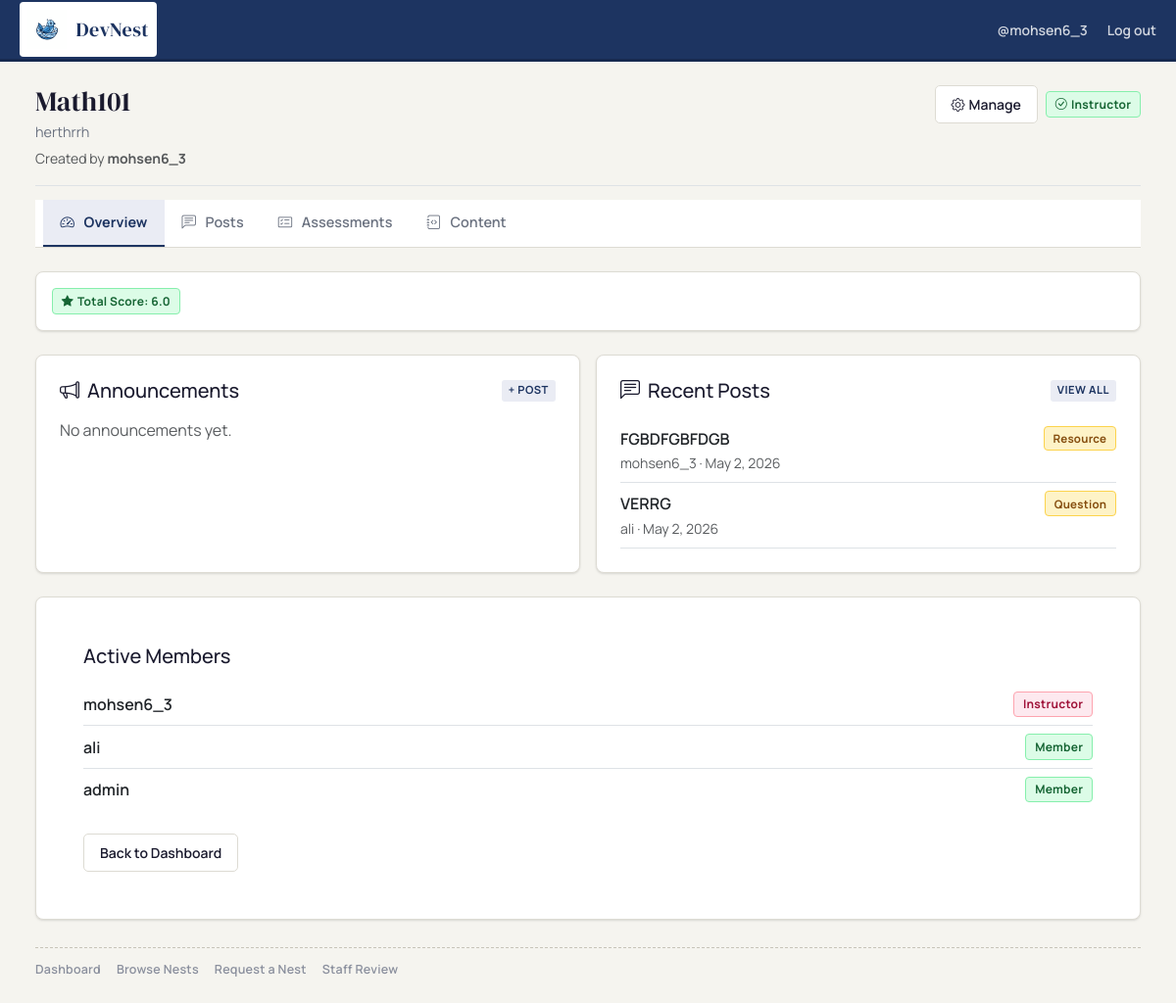
/nests/2/ (signed in), run on the app's committed database.
### nests/models.py (models this page shows, shortened)
class Nest(models.Model):
    class Status(models.TextChoices):
        PENDING  = 'pending',  'Pending'
        APPROVED = 'approved', 'Approved'
        REJECTED = 'rejected', 'Rejected'
    name        = models.CharField(max_length=255)
    description = models.TextField()
    creator     = models.ForeignKey(settings.AUTH_USER_MODEL, on_delete=models.CASCADE)
    members     = models.ManyToManyField(
        settings.AUTH_USER_MODEL,
        through='NestMembership',
        related_name='nests',
    )
    status      = models.CharField(
        max_length=20,
        choices=Status.choices,
        default=Status.PENDING,
    )
    created_at  = models.DateTimeField(auto_now_add=True)
    def membership_for(self, user):
        if not getattr(user, 'is_authenticated', False):
            return None
        return self.memberships.filter(user=user, status=NestMembership.Status.ACTIVE).first()
    def is_nest_staff(self, user):
        m = self.membership_for(user)
        return m is not None and m.role in (NestMembership.Role.INSTRUCTOR, NestMembership.Role.ASSISTANT)

class NestMembership(models.Model):
    class Role(models.TextChoices):
        INSTRUCTOR = 'instructor', 'Instructor'
        ASSISTANT  = 'assistant',  'Assistant'
        MEMBER     = 'member',     'Member'
    class Status(models.TextChoices):
        PENDING  = 'pending',  'Pending'
        ACTIVE   = 'active',   'Active'
        REJECTED = 'rejected', 'Rejected'
    nest      = models.ForeignKey(Nest, on_delete=models.CASCADE, related_name='memberships')
    user      = models.ForeignKey(settings.AUTH_USER_MODEL, on_delete=models.CASCADE, related_name='nest_memberships')
    role      = models.CharField(max_length=20, choices=Role.choices, default=Role.MEMBER)
    status    = models.CharField(max_length=20, choices=Status.choices, default=Status.PENDING)
    joined_at = models.DateTimeField(auto_now_add=True)
    class Meta:
        constraints = [
            models.UniqueConstraint(fields=['nest', 'user'], name='unique_nest_membership')
        ]
        ordering = ['nest', 'joined_at']

### posts/models.py (models this page shows, shortened)
class Post(models.Model):
    user = models.ForeignKey(User, on_delete=models.CASCADE)
    nest = models.ForeignKey(Nest, on_delete=models.CASCADE, related_name='posts', null=True, blank=True)
    title = models.CharField(max_length=200)
    content = models.TextField()
    post_type = models.ForeignKey(PostType, on_delete=models.CASCADE, default=None, null=True, blank=True)
    created_at = models.DateTimeField(auto_now_add=True)
    class Meta:
        ordering = ['-created_at']

class PostType(models.Model):
    name = models.CharField(max_length=128, unique=True)

### nests/views.py (the view)
# urls.py: path('<int:nest_id>/',        views.nest_detail_view,       name='nest_detail'),
def nest_detail_view(request: HttpRequest, nest_id: int):
    if not request.user.is_authenticated:
        return _require_auth(request, 'You must be signed in to view nest details.')
    """Dashboard for an approved nest: shows announcements and recent posts."""
    nest = get_object_or_404(Nest, pk=nest_id, status=Nest.Status.APPROVED)
    membership = nest.membership_for(request.user)
    pending_membership = nest.memberships.filter(
        user=request.user, status=NestMembership.Status.PENDING
    ).first()
    total_score = (
        Submission.objects
        .filter(student=request.user, assessment__nest=nest)
        .aggregate(total=Sum('score'))['total'] or 0
    )
    ann_type = PostType.objects.filter(name='Announcement').first()
    announcements = (
        Post.objects.filter(nest=nest, post_type=ann_type).order_by('-created_at')[:5]
        if ann_type else []
    )
    recent_posts = (
        Post.objects.filter(nest=nest)
        .exclude(post_type=ann_type)
        .order_by('-created_at')[:5]
        if ann_type else Post.objects.filter(nest=nest).order_by('-created_at')[:5]
    )
    return render(request, 'nests/nest_detail.html', {
        'nest': nest,
        'membership': membership,
        'pending_membership': pending_membership,
        'can_manage': nest.is_nest_staff(request.user) or nest.is_site_staff(request.user),
        'announcements': announcements,
        'recent_posts': recent_posts,
        'total_score': total_score,
    })

### nests/templates/nests/nest_detail.html (shortened to what this page needs)
{% extends "nests/nest_detail_base.html" %}
{% block tab_overview %}active{% endblock %}
{% block feature_content %}
<div class="nest-surface p-3 mb-4">
    <span class="nest-chip nest-chip-approved">
        <i class="bi bi-star-fill me-1"></i> Total Score: {{ total_score }}
    </span>
</div>
<div class="row g-3 mb-4">
    <div class="col-12 col-lg-6">
        <div class="nest-surface p-4 h-100 d-flex flex-column">
            <div class="d-flex justify-content-between align-items-center mb-3">
                <h5 class="mb-0"><i class="bi bi-megaphone me-2"></i>Announcements</h5>
                {% if can_manage %}
                    <a href="{% url 'nests:nest_posts' nest_id=nest.pk %}" class="nest-subnav-badge text-decoration-none">+ Post</a>
                {% endif %}
            </div>
            {% if announcements %}
                <ul class="list-group list-group-flush">
                    {% for post in announcements %}
                        <li class="list-group-item px-0 py-2 border-0 border-bottom">
                            <div class="fw-semibold">{{ post.title }}</div>
                            <small class="text-muted">{{ post.user.username }} &middot; {{ post.created_at|date:"M j, Y" }}</small>
                        </li>
                    {% endfor %}
                </ul>
            {% else %}
                <p class="text-muted mb-0">No announcements yet.</p>
            {% endif %}
        </div>
    </div>
    <div class="col-12 col-lg-6">
        <div class="nest-surface p-4 h-100 d-flex flex-column">
            <div class="d-flex justify-content-between align-items-center mb-3">
                <h5 class="mb-0"><i class="bi bi-chat-left-text me-2"></i>Recent Posts</h5>
                <a href="{% url 'nests:nest_posts' nest_id=nest.pk %}" class="nest-subnav-badge text-decoration-none">View all</a>
            </div>
            {% if recent_posts %}
                <ul class="list-group list-group-flush">
                    {% for post in recent_posts %}
                        <li class="list-group-item px-0 py-2 border-0 border-bottom">
                            <div class="d-flex justify-content-between align-items-center gap-2">
                                <span class="fw-semibold">{{ post.title }}</span>
                                {% if post.post_type %}
                                    <span class="nest-chip nest-chip-pending" style="font-size:.72rem">{{ post.post_type.name }}</span>
                                {% endif %}
                            </div>
                            <small class="text-muted">{{ post.user.username }} &middot; {{ post.created_at|date:"M j, Y" }}</small>
                        </li>
                    {% endfor %}
                </ul>
            {% else %}
                <p class="text-muted mb-0">No posts yet. <a href="{% url 'nests:nest_posts' nest_id=nest.pk %}">Start the first one.</a></p>
            {% endif %}
        </div>
    </div>
</div>
<div class="nest-surface p-4 p-md-5">
    <h5 class="mb-3">Active Members</h5>
    <ul class="list-group list-group-flush mt-2">
        {% for m in nest.memberships.all %}
            {% if m.status == 'active' %}
                <li class="list-group-item d-flex justify-content-between align-items-center px-0">
                    <span class="fw-semibold">{{ m.user.username }}</span>
                    <span class="nest-chip {% if m.role == 'instructor' %}nest-chip-rejected{% elif m.role == 'assistant' %}nest-chip-pending{% else %}nest-chip-approved{% endif %}">
                        {{ m.get_role_display }}
                    </span>
                </li>
            {% endif %}
        {% empty %}
            <li class="list-group-item px-0 text-muted">No members yet.</li>
        {% endfor %}
    </ul>
    <div class="mt-4">
        <a href="{% url 'nests:nest_dashboard' %}" class="nest-btn-soft">Back to Dashboard</a>
    </div>
</div>
{% endblock feature_content %}

### nests/templates/nests/nest_detail_base.html (shortened to what this page needs)
{% extends "nests/base.html" %}
{% block content %}
{% if nest %}
<div class="nest-page-head pb-3 mb-0 border-bottom">
    <div>
        <h2 class="nest-page-title">{{ nest.name }}</h2>
        <p class="nest-page-subtitle mb-1">{{ nest.description }}</p>
        <small class="text-muted">Created by <strong>{{ nest.creator.username }}</strong></small>
    </div>
    <div class="d-flex gap-2 flex-wrap align-items-center">
        {% if can_manage %}
            <a href="{% url 'nests:manage_nest' nest_id=nest.pk %}" class="nest-btn-soft">
                <i class="bi bi-gear me-1"></i> Manage
            </a>
        {% endif %}
        {% if membership %}
            <span class="nest-chip nest-chip-approved align-self-center">
                <i class="bi bi-check-circle me-1"></i> {{ membership.get_role_display }}
            </span>
        {% elif pending_membership %}
            <span class="nest-chip nest-chip-pending align-self-center">
                <i class="bi bi-hourglass-split me-1"></i> Request Pending
            </span>
        {% endif %}
    </div>
</div>
<div class="nest-subnav-wrap">
    <nav class="nest-subnav" aria-label="Nest feature navigation">
        <a href="{% url 'nests:nest_detail' nest_id=nest.pk %}"
           class="nest-subnav-link {% block tab_overview %}{% endblock %}">
            <i class="bi bi-speedometer2 me-1"></i> Overview
        </a>
        <a href="{% url 'nests:nest_posts' nest_id=nest.pk %}"
           class="nest-subnav-link {% block tab_posts %}{% endblock %}">
            <i class="bi bi-chat-left-text me-1"></i> Posts
        </a>
        <a href="{% url 'assessments:assessment_page_view' nest_id=nest.pk %}"
           class="nest-subnav-link {% block tab_assessments %}{% endblock %}">
            <i class="bi bi-card-checklist me-1"></i> Assessments
        </a>
        <a href="{% url 'content:all_titles_view' %}?nest_id={{ nest.pk }}"
           class="nest-subnav-link {% block tab_content %}{% endblock %}">
            <i class="bi bi-journal-code me-1"></i> Content
        </a>
    </nav>
</div>
{% endif %}
{% block feature_content %}{% endblock %}
{% endblock %}

### nests/templates/nests/base.html (shortened to what this page needs)
{% load static %}
<!doctype html>
<html lang="en">
<head>
	<link href="https://cdn.jsdelivr.net/npm/bootstrap@5.3.3/dist/css/bootstrap.min.css" rel="stylesheet">
	<link href="https://cdn.jsdelivr.net/npm/bootstrap-icons@1.11.3/font/bootstrap-icons.css" rel="stylesheet">
	<link rel="stylesheet" href="{% static 'css/nests.css' %}">
</head>
<body class="nest-shell">
	<header class="nest-topbar">
		<div class="container-fluid nest-topbar-inner">
			<a class="nest-brand" href="/">
				<img src="{% static 'images/logo.svg' %}" alt="DevNest logo">
				<span>DevNest</span>
			</a>
			<div class="nest-user d-none d-lg-flex">
				{% if request.user.is_authenticated %}
					<a class="nest-user-link" href="{% url 'accounts:user_profile_view' request.user.username %}">
						@{{ request.user.username }}
					</a>
					<a class="nest-user-link" href="{% url 'accounts:log_out' %}?next={{request.path}}">Log out</a>
				{% else %}
					<a class="nest-user-link" href="{% url 'accounts:sign_in' %}?next={{request.path}}">Sign in</a>
				{% endif %}
			</div>
		</div>
	</header>
	<div class="nest-layout container-fluid">
		<main class="nest-main">
			{% block content %}{% endblock %}
			<footer class="nest-footer-links" aria-label="Nest legacy links">
				<a href="{% url 'nests:nest_dashboard' %}" class="nest-footer-link {% if request.path == '/nests/' %}active{% endif %}">
					Dashboard
				</a>
				<a href="{% url 'nests:nest_list_view' %}" class="nest-footer-link {% if '/nests/browse/' in request.path %}active{% endif %}">
					Browse Nests
				</a>
				<a href="{% url 'nests:request_nest_view' %}" class="nest-footer-link {% if '/nests/request/' in request.path %}active{% endif %}">
					Request a Nest
				</a>
				{% if request.user.is_staff or request.user.is_superuser %}
					<a href="{% url 'nests:staff_nest_review' %}" class="nest-footer-link {% if '/nests/staff/review/' in request.path %}active{% endif %}">
						Staff Review
					</a>
				{% endif %}
			</footer>
		</main>
	</div>
</body>
</html>

### data on the page
Nest: name "Math101", description "herthrrh", creator.username "mohsen6_3"
NestMembership: role "Instructor", user.username "mohsen6_3"
Post: title "FGBDFGBFDGB", post_type.name "Resource", user.username "mohsen6_3", created_at "May 2, 2026"
Post: title "VERRG", post_type.name "Question", user.username "ali", created_at "May 2, 2026"
NestMembership: user.username "ali", role "Member"
NestMembership: user.username "admin", role "Member"

### other printed values
{{ request.user.username }} "mohsen6_3"
{{ total_score }} "6.0"
